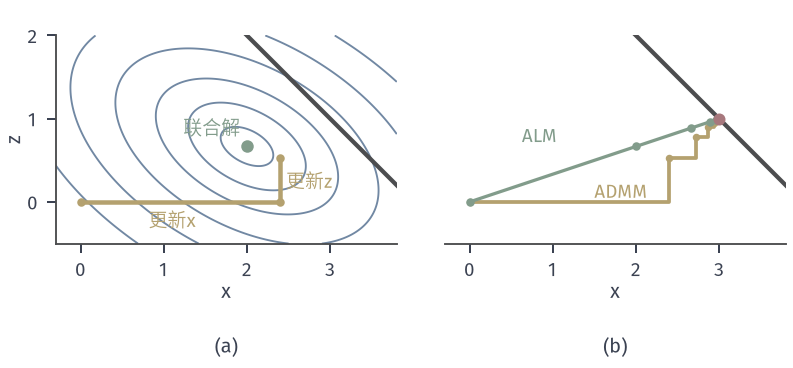

Generate this figure with Python:
from pathlib import Path
import sys
ROOT = next(p for p in Path(__file__).resolve().parents if (p/'build.sh').is_file() and (p/'tex/book.tex').is_file())
sys.path.insert(0, str(ROOT/'figures/00-shared/mathematical-preliminaries-upper/00-shared/comprehension-figures'))
from support import figure, save, BLUE, GREEN, YELLOW, RED, PURPLE, INK, MUTED, GRID, BLUE_FILL, GREEN_FILL, YELLOW_FILL, RED_FILL, PURPLE_FILL
import numpy as np
HERE = Path(__file__).resolve().parent
STROKE = '#4C4D4F'
def panel(fig, left, right, top, bottom, wspace=.25, hspace=.2):
    fig.set_layout_engine(None)
    fig.subplots_adjust(left=left, right=right, top=top, bottom=bottom, wspace=wspace, hspace=hspace)
def tag(fig, ax, s, y=.03):
    p = ax.get_position(); fig.text((p.x0+p.x1)/2, y, s, ha='center', va='bottom')
def opt(ax, x, y, ms=4.8, z=7): ax.plot([x],[y],'o',ms=ms,color=RED,mew=0,zorder=z)
def it(ax, x, y, ms=4.2, z=6, c=GREEN): ax.plot([x],[y],'o',ms=ms,color=c,mew=0,zorder=z)
def bare(ax): ax.set_aspect('equal'); 
# Running example: f(x)=x1^2/2+3x2^2/2, h(x)=x1+x2-4, x*=(3,1), nu*=-3.
G = np.diag([1.,3.]); A1 = np.ones(2)
def fq(X,Y): return .5*X**2+1.5*Y**2
def line(ax,lo=-2,hi=7):
    t=np.array([lo,hi]); ax.plot(t,4-t,color=STROKE,lw=1.7,solid_capstyle='butt',zorder=3)

fig,(a,b)=figure(width_mm=112,height_mm=52,ncols=2)
panel(fig,.07,.99,.99,.25,wspace=.14)
X,Y=np.meshgrid(np.linspace(-.3,3.8,500),np.linspace(-.5,2.,500))
r=1.5;H=G+r*np.outer(A1,A1);c=np.linalg.solve(H,6*A1)
Q=.5*(((X-c[0])**2)*H[0,0]+2*(X-c[0])*(Y-c[1])*H[0,1]+((Y-c[1])**2)*H[1,1])
a.contour(X,Y,Q,levels=[.1,.5,1.2,2.5,4.5,7.5],colors=BLUE,linewidths=.75)
line(a)
a.plot([0,2.4,2.4],[0,0,8/15],color=YELLOW,lw=1.8,marker='o',ms=3.4,mew=0,zorder=5)
it(a,*c,ms=5,z=7)
a.text(1.1,-.3,'更新x',color=YELLOW,fontsize=7.5,ha='center');a.text(2.47,.17,'更新z',color=YELLOW,fontsize=7.5)
a.text(c[0]-.08,c[1]+.14,'联合解',color=GREEN,fontsize=7.5,ha='right')
for ax in (a,b):
    ax.set_xlim(-.3,3.8);ax.set_ylim(-.5,2);ax.set_aspect('equal');ax.set_xticks([0,1,2,3]);ax.set_xlabel('$x$',labelpad=1)
a.set_yticks([0,1,2]);a.set_ylabel('$z$',labelpad=1);b.set_yticks([]);b.spines['left'].set_visible(False)
line(b)
x=0.;z=0.;u=0.;P=[(x,z)]
for t in range(10):
    x=r*(4-z-u)/(1+r);P.append((x,z));z=r*(4-x-u)/(3+r);P.append((x,z));u+=x+z-4
P=np.array(P)
b.plot(P[:,0],P[:,1],color=YELLOW,lw=1.5,zorder=4)
b.plot(P[::2,0],P[::2,1],'o',color=YELLOW,ms=3,mew=0,zorder=5)
nu=0.;Q2=[(0,0)]
for t in range(7):
    v=np.linalg.solve(H,(6-nu)*A1);Q2.append(tuple(v));nu+=r*(v.sum()-4)
Q2=np.array(Q2);b.plot(Q2[:,0],Q2[:,1],'-o',color=GREEN,lw=1.3,ms=3.4,mew=0,zorder=6)
opt(b,3,1,z=8)
b.text(1.05,.72,'ALM',color=GREEN,fontsize=7.5,ha='right');b.text(1.5,.05,'ADMM',color=YELLOW,fontsize=7.5)
fig.canvas.draw();tag(fig,a,'(a)');tag(fig,b,'(b)')
save(fig,HERE,'figure',{'rho':1.5,'one_sweep':[2.4,8/15],'joint':[2,2/3]})
